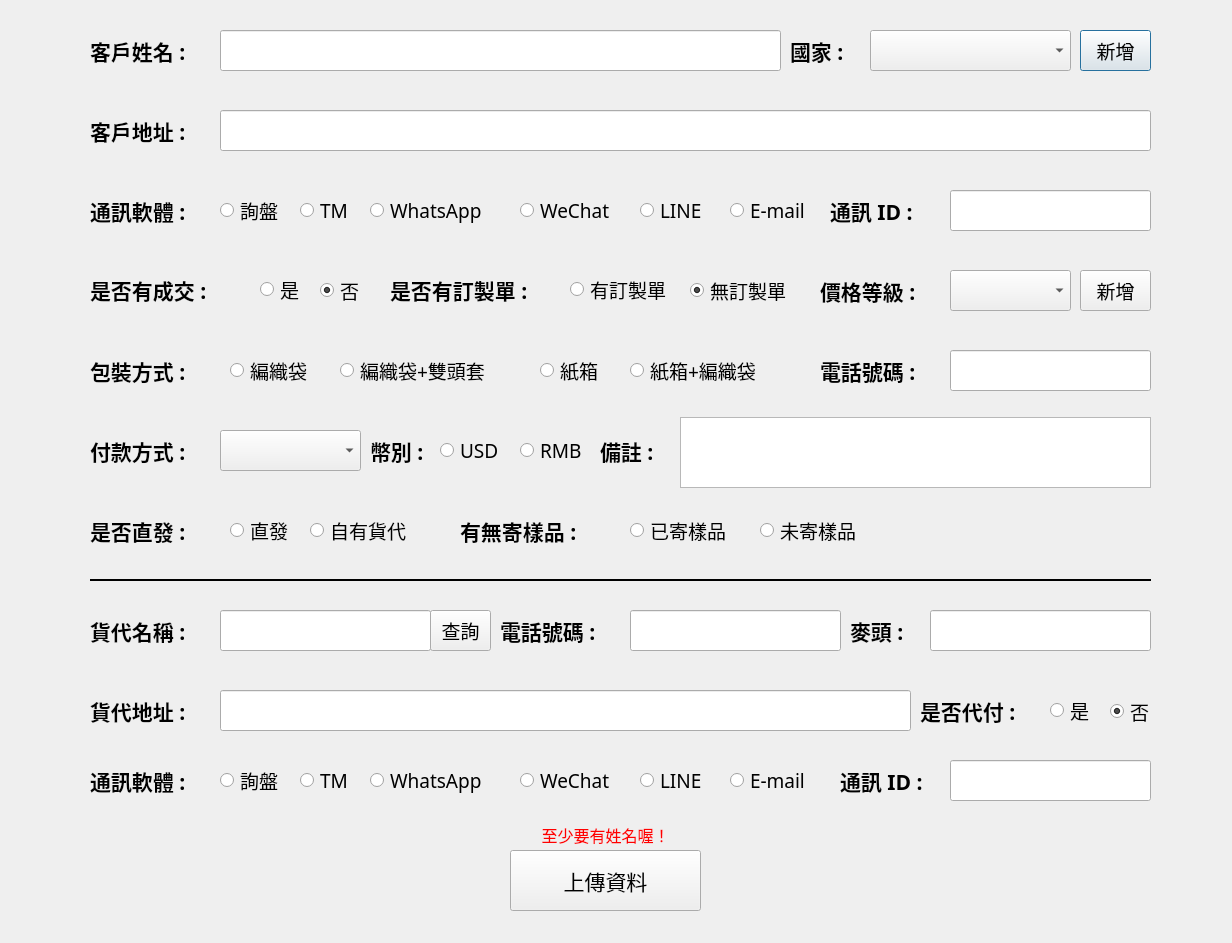
<?xml version="1.0" encoding="UTF-8"?>
<ui version="4.0">
 <class>insert_actitvity</class>
 <widget class="QDialog" name="insert_actitvity">
  <property name="geometry">
   <rect>
    <x>0</x>
    <y>0</y>
    <width>1232</width>
    <height>943</height>
   </rect>
  </property>
  <property name="font">
   <font>
    <family>微軟正黑體</family>
    <pointsize>14</pointsize>
   </font>
  </property>
  <property name="windowTitle">
   <string>客戶資料</string>
  </property>
  <widget class="QLabel" name="label_country">
   <property name="geometry">
    <rect>
     <x>790</x>
     <y>30</y>
     <width>71</width>
     <height>41</height>
    </rect>
   </property>
   <property name="font">
    <font>
     <family>微軟正黑體</family>
     <pointsize>16</pointsize>
     <weight>75</weight>
     <bold>true</bold>
    </font>
   </property>
   <property name="text">
    <string>國家 :</string>
   </property>
  </widget>
  <widget class="QLabel" name="label_ff_market">
   <property name="geometry">
    <rect>
     <x>850</x>
     <y>610</y>
     <width>71</width>
     <height>41</height>
    </rect>
   </property>
   <property name="font">
    <font>
     <family>微軟正黑體</family>
     <pointsize>16</pointsize>
     <weight>75</weight>
     <bold>true</bold>
    </font>
   </property>
   <property name="text">
    <string>麥頭 :</string>
   </property>
  </widget>
  <widget class="QLabel" name="label_custom">
   <property name="geometry">
    <rect>
     <x>390</x>
     <y>269</y>
     <width>181</width>
     <height>41</height>
    </rect>
   </property>
   <property name="font">
    <font>
     <family>微軟正黑體</family>
     <pointsize>16</pointsize>
     <weight>75</weight>
     <bold>true</bold>
    </font>
   </property>
   <property name="text">
    <string>是否有訂製單 :</string>
   </property>
  </widget>
  <widget class="QRadioButton" name="radioButton_first_no">
   <property name="geometry">
    <rect>
     <x>320</x>
     <y>270</y>
     <width>51</width>
     <height>41</height>
    </rect>
   </property>
   <property name="text">
    <string>否</string>
   </property>
   <property name="checked">
    <bool>true</bool>
   </property>
   <attribute name="buttonGroup">
    <string notr="true">buttonGroup_first</string>
   </attribute>
  </widget>
  <widget class="QLabel" name="label_ff_phone">
   <property name="geometry">
    <rect>
     <x>500</x>
     <y>610</y>
     <width>121</width>
     <height>41</height>
    </rect>
   </property>
   <property name="font">
    <font>
     <family>微軟正黑體</family>
     <pointsize>16</pointsize>
     <weight>75</weight>
     <bold>true</bold>
    </font>
   </property>
   <property name="text">
    <string>電話號碼 :</string>
   </property>
  </widget>
  <widget class="Line" name="line">
   <property name="geometry">
    <rect>
     <x>90</x>
     <y>570</y>
     <width>1061</width>
     <height>20</height>
    </rect>
   </property>
   <property name="frameShadow">
    <enum>QFrame::Plain</enum>
   </property>
   <property name="lineWidth">
    <number>2</number>
   </property>
   <property name="orientation">
    <enum>Qt::Horizontal</enum>
   </property>
  </widget>
  <widget class="QRadioButton" name="radiobutton_W">
   <property name="geometry">
    <rect>
     <x>230</x>
     <y>350</y>
     <width>98</width>
     <height>41</height>
    </rect>
   </property>
   <property name="text">
    <string>編織袋</string>
   </property>
   <attribute name="buttonGroup">
    <string notr="true">buttonGroup_package</string>
   </attribute>
  </widget>
  <widget class="QLabel" name="label_pay">
   <property name="geometry">
    <rect>
     <x>90</x>
     <y>430</y>
     <width>121</width>
     <height>41</height>
    </rect>
   </property>
   <property name="font">
    <font>
     <family>微軟正黑體</family>
     <pointsize>16</pointsize>
     <weight>75</weight>
     <bold>true</bold>
    </font>
   </property>
   <property name="text">
    <string>付款方式 :</string>
   </property>
  </widget>
  <widget class="QLabel" name="label_software_id">
   <property name="geometry">
    <rect>
     <x>830</x>
     <y>190</y>
     <width>111</width>
     <height>41</height>
    </rect>
   </property>
   <property name="font">
    <font>
     <family>微軟正黑體</family>
     <pointsize>16</pointsize>
     <weight>75</weight>
     <bold>true</bold>
    </font>
   </property>
   <property name="text">
    <string>通訊 ID :</string>
   </property>
  </widget>
  <widget class="QLabel" name="label_name_ff">
   <property name="geometry">
    <rect>
     <x>90</x>
     <y>610</y>
     <width>121</width>
     <height>41</height>
    </rect>
   </property>
   <property name="font">
    <font>
     <family>微軟正黑體</family>
     <pointsize>16</pointsize>
     <weight>75</weight>
     <bold>true</bold>
    </font>
   </property>
   <property name="text">
    <string>貨代名稱 :</string>
   </property>
  </widget>
  <widget class="QRadioButton" name="radiobutton_RMB">
   <property name="geometry">
    <rect>
     <x>520</x>
     <y>430</y>
     <width>81</width>
     <height>41</height>
    </rect>
   </property>
   <property name="text">
    <string>RMB</string>
   </property>
   <attribute name="buttonGroup">
    <string notr="true">buttonGroup_currency</string>
   </attribute>
  </widget>
  <widget class="QRadioButton" name="radiobutton_W2">
   <property name="geometry">
    <rect>
     <x>340</x>
     <y>350</y>
     <width>181</width>
     <height>41</height>
    </rect>
   </property>
   <property name="text">
    <string>編織袋+雙頭套</string>
   </property>
   <attribute name="buttonGroup">
    <string notr="true">buttonGroup_package</string>
   </attribute>
  </widget>
  <widget class="QRadioButton" name="radiobutton_AL">
   <property name="geometry">
    <rect>
     <x>220</x>
     <y>190</y>
     <width>98</width>
     <height>41</height>
    </rect>
   </property>
   <property name="text">
    <string>詢盤</string>
   </property>
   <property name="checked">
    <bool>false</bool>
   </property>
   <attribute name="buttonGroup">
    <string notr="true">buttonGroup_software</string>
   </attribute>
  </widget>
  <widget class="QLabel" name="label_package">
   <property name="geometry">
    <rect>
     <x>90</x>
     <y>350</y>
     <width>121</width>
     <height>41</height>
    </rect>
   </property>
   <property name="font">
    <font>
     <family>微軟正黑體</family>
     <pointsize>16</pointsize>
     <weight>75</weight>
     <bold>true</bold>
    </font>
   </property>
   <property name="text">
    <string>包裝方式 :</string>
   </property>
  </widget>
  <widget class="QRadioButton" name="radiobutton_USD">
   <property name="geometry">
    <rect>
     <x>440</x>
     <y>430</y>
     <width>81</width>
     <height>41</height>
    </rect>
   </property>
   <property name="text">
    <string>USD</string>
   </property>
   <attribute name="buttonGroup">
    <string notr="true">buttonGroup_currency</string>
   </attribute>
  </widget>
  <widget class="QComboBox" name="input_level">
   <property name="geometry">
    <rect>
     <x>950</x>
     <y>270</y>
     <width>121</width>
     <height>41</height>
    </rect>
   </property>
  </widget>
  <widget class="QLabel" name="label_currency">
   <property name="geometry">
    <rect>
     <x>370</x>
     <y>430</y>
     <width>71</width>
     <height>41</height>
    </rect>
   </property>
   <property name="font">
    <font>
     <family>微軟正黑體</family>
     <pointsize>16</pointsize>
     <weight>75</weight>
     <bold>true</bold>
    </font>
   </property>
   <property name="text">
    <string>幣別 :</string>
   </property>
  </widget>
  <widget class="QPushButton" name="button_add_country">
   <property name="geometry">
    <rect>
     <x>1080</x>
     <y>30</y>
     <width>71</width>
     <height>41</height>
    </rect>
   </property>
   <property name="font">
    <font>
     <family>微軟正黑體</family>
     <pointsize>14</pointsize>
     <weight>50</weight>
     <bold>false</bold>
    </font>
   </property>
   <property name="text">
    <string>新增</string>
   </property>
  </widget>
  <widget class="QRadioButton" name="radiobutton_custom_no">
   <property name="geometry">
    <rect>
     <x>690</x>
     <y>270</y>
     <width>121</width>
     <height>41</height>
    </rect>
   </property>
   <property name="text">
    <string>無訂製單</string>
   </property>
   <property name="checked">
    <bool>true</bool>
   </property>
   <attribute name="buttonGroup">
    <string notr="true">buttonGroup_custom</string>
   </attribute>
  </widget>
  <widget class="QRadioButton" name="radiobutton_TM">
   <property name="geometry">
    <rect>
     <x>300</x>
     <y>190</y>
     <width>61</width>
     <height>41</height>
    </rect>
   </property>
   <property name="text">
    <string>TM</string>
   </property>
   <attribute name="buttonGroup">
    <string notr="true">buttonGroup_software</string>
   </attribute>
  </widget>
  <widget class="QLabel" name="label_phone">
   <property name="geometry">
    <rect>
     <x>820</x>
     <y>350</y>
     <width>121</width>
     <height>41</height>
    </rect>
   </property>
   <property name="font">
    <font>
     <family>微軟正黑體</family>
     <pointsize>16</pointsize>
     <weight>75</weight>
     <bold>true</bold>
    </font>
   </property>
   <property name="text">
    <string>電話號碼 :</string>
   </property>
  </widget>
  <widget class="QLabel" name="label_level">
   <property name="geometry">
    <rect>
     <x>820</x>
     <y>270</y>
     <width>131</width>
     <height>41</height>
    </rect>
   </property>
   <property name="font">
    <font>
     <family>微軟正黑體</family>
     <pointsize>16</pointsize>
     <weight>75</weight>
     <bold>true</bold>
    </font>
   </property>
   <property name="text">
    <string>價格等級 :</string>
   </property>
  </widget>
  <widget class="QLabel" name="label_ff_address">
   <property name="geometry">
    <rect>
     <x>90</x>
     <y>690</y>
     <width>121</width>
     <height>41</height>
    </rect>
   </property>
   <property name="font">
    <font>
     <family>微軟正黑體</family>
     <pointsize>16</pointsize>
     <weight>75</weight>
     <bold>true</bold>
    </font>
   </property>
   <property name="text">
    <string>貨代地址 :</string>
   </property>
  </widget>
  <widget class="QLabel" name="label_software">
   <property name="geometry">
    <rect>
     <x>90</x>
     <y>190</y>
     <width>131</width>
     <height>41</height>
    </rect>
   </property>
   <property name="font">
    <font>
     <family>微軟正黑體</family>
     <pointsize>16</pointsize>
     <weight>75</weight>
     <bold>true</bold>
    </font>
   </property>
   <property name="text">
    <string>通訊軟體 :</string>
   </property>
  </widget>
  <widget class="QLabel" name="label_address">
   <property name="geometry">
    <rect>
     <x>90</x>
     <y>110</y>
     <width>121</width>
     <height>41</height>
    </rect>
   </property>
   <property name="font">
    <font>
     <family>微軟正黑體</family>
     <pointsize>16</pointsize>
     <weight>75</weight>
     <bold>true</bold>
    </font>
   </property>
   <property name="text">
    <string>客戶地址 :</string>
   </property>
  </widget>
  <widget class="QRadioButton" name="radiobutton_custom_yes">
   <property name="geometry">
    <rect>
     <x>570</x>
     <y>269</y>
     <width>131</width>
     <height>41</height>
    </rect>
   </property>
   <property name="text">
    <string>有訂製單</string>
   </property>
   <property name="checked">
    <bool>false</bool>
   </property>
   <attribute name="buttonGroup">
    <string notr="true">buttonGroup_custom</string>
   </attribute>
  </widget>
  <widget class="QRadioButton" name="radiobutton_LN">
   <property name="geometry">
    <rect>
     <x>640</x>
     <y>190</y>
     <width>81</width>
     <height>41</height>
    </rect>
   </property>
   <property name="text">
    <string>LINE</string>
   </property>
   <attribute name="buttonGroup">
    <string notr="true">buttonGroup_software</string>
   </attribute>
  </widget>
  <widget class="QRadioButton" name="radiobutton_WC">
   <property name="geometry">
    <rect>
     <x>520</x>
     <y>190</y>
     <width>111</width>
     <height>41</height>
    </rect>
   </property>
   <property name="text">
    <string>WeChat</string>
   </property>
   <attribute name="buttonGroup">
    <string notr="true">buttonGroup_software</string>
   </attribute>
  </widget>
  <widget class="QComboBox" name="input_pay">
   <property name="geometry">
    <rect>
     <x>220</x>
     <y>430</y>
     <width>141</width>
     <height>41</height>
    </rect>
   </property>
  </widget>
  <widget class="QRadioButton" name="radiobutton_EM">
   <property name="geometry">
    <rect>
     <x>730</x>
     <y>190</y>
     <width>98</width>
     <height>41</height>
    </rect>
   </property>
   <property name="text">
    <string>E-mail</string>
   </property>
   <attribute name="buttonGroup">
    <string notr="true">buttonGroup_software</string>
   </attribute>
  </widget>
  <widget class="QLabel" name="label_name">
   <property name="geometry">
    <rect>
     <x>90</x>
     <y>30</y>
     <width>131</width>
     <height>41</height>
    </rect>
   </property>
   <property name="font">
    <font>
     <family>微軟正黑體</family>
     <pointsize>16</pointsize>
     <weight>75</weight>
     <bold>true</bold>
    </font>
   </property>
   <property name="text">
    <string>客戶姓名 :</string>
   </property>
  </widget>
  <widget class="QRadioButton" name="radiobutton_first_yes">
   <property name="geometry">
    <rect>
     <x>260</x>
     <y>269</y>
     <width>51</width>
     <height>41</height>
    </rect>
   </property>
   <property name="text">
    <string>是</string>
   </property>
   <attribute name="buttonGroup">
    <string notr="true">buttonGroup_first</string>
   </attribute>
  </widget>
  <widget class="QLabel" name="label_first">
   <property name="geometry">
    <rect>
     <x>90</x>
     <y>269</y>
     <width>161</width>
     <height>41</height>
    </rect>
   </property>
   <property name="font">
    <font>
     <family>微軟正黑體</family>
     <pointsize>16</pointsize>
     <weight>75</weight>
     <bold>true</bold>
    </font>
   </property>
   <property name="text">
    <string>是否有成交 :</string>
   </property>
  </widget>
  <widget class="QRadioButton" name="radiobutton_B">
   <property name="geometry">
    <rect>
     <x>540</x>
     <y>350</y>
     <width>98</width>
     <height>41</height>
    </rect>
   </property>
   <property name="text">
    <string>紙箱</string>
   </property>
   <attribute name="buttonGroup">
    <string notr="true">buttonGroup_package</string>
   </attribute>
  </widget>
  <widget class="QRadioButton" name="radiobutton_WA">
   <property name="geometry">
    <rect>
     <x>370</x>
     <y>190</y>
     <width>141</width>
     <height>41</height>
    </rect>
   </property>
   <property name="text">
    <string>WhatsApp</string>
   </property>
   <property name="checked">
    <bool>false</bool>
   </property>
   <attribute name="buttonGroup">
    <string notr="true">buttonGroup_software</string>
   </attribute>
  </widget>
  <widget class="QComboBox" name="input_country">
   <property name="geometry">
    <rect>
     <x>870</x>
     <y>30</y>
     <width>201</width>
     <height>41</height>
    </rect>
   </property>
   <property name="contextMenuPolicy">
    <enum>Qt::NoContextMenu</enum>
   </property>
  </widget>
  <widget class="QPushButton" name="button_insert">
   <property name="geometry">
    <rect>
     <x>510</x>
     <y>850</y>
     <width>191</width>
     <height>61</height>
    </rect>
   </property>
   <property name="font">
    <font>
     <family>微軟正黑體</family>
     <pointsize>16</pointsize>
    </font>
   </property>
   <property name="text">
    <string>上傳資料</string>
   </property>
  </widget>
  <widget class="QLabel" name="label_error">
   <property name="geometry">
    <rect>
     <x>530</x>
     <y>820</y>
     <width>151</width>
     <height>31</height>
    </rect>
   </property>
   <property name="cursor">
    <cursorShape>ArrowCursor</cursorShape>
   </property>
   <property name="text">
    <string>&lt;html&gt;&lt;head/&gt;&lt;body&gt;&lt;p align=&quot;center&quot;&gt;&lt;span style=&quot; font-size:12pt; color:#ff0000;&quot;&gt;至少要有姓名喔！&lt;/span&gt;&lt;/p&gt;&lt;/body&gt;&lt;/html&gt;</string>
   </property>
   <property name="textFormat">
    <enum>Qt::RichText</enum>
   </property>
  </widget>
  <widget class="QPushButton" name="button_add_price">
   <property name="geometry">
    <rect>
     <x>1080</x>
     <y>270</y>
     <width>71</width>
     <height>41</height>
    </rect>
   </property>
   <property name="font">
    <font>
     <family>微軟正黑體</family>
     <pointsize>14</pointsize>
     <weight>50</weight>
     <bold>false</bold>
    </font>
   </property>
   <property name="text">
    <string>新增</string>
   </property>
  </widget>
  <widget class="QLineEdit" name="input_name">
   <property name="geometry">
    <rect>
     <x>220</x>
     <y>30</y>
     <width>561</width>
     <height>41</height>
    </rect>
   </property>
  </widget>
  <widget class="QLineEdit" name="input_phone">
   <property name="geometry">
    <rect>
     <x>950</x>
     <y>350</y>
     <width>201</width>
     <height>41</height>
    </rect>
   </property>
  </widget>
  <widget class="QLineEdit" name="input_address">
   <property name="geometry">
    <rect>
     <x>220</x>
     <y>110</y>
     <width>931</width>
     <height>41</height>
    </rect>
   </property>
  </widget>
  <widget class="QLineEdit" name="input_software_id">
   <property name="geometry">
    <rect>
     <x>950</x>
     <y>190</y>
     <width>201</width>
     <height>41</height>
    </rect>
   </property>
  </widget>
  <widget class="QLineEdit" name="input_ff_phone">
   <property name="geometry">
    <rect>
     <x>630</x>
     <y>610</y>
     <width>211</width>
     <height>41</height>
    </rect>
   </property>
   <property name="text">
    <string/>
   </property>
  </widget>
  <widget class="QLineEdit" name="input_ff_name">
   <property name="geometry">
    <rect>
     <x>220</x>
     <y>610</y>
     <width>211</width>
     <height>41</height>
    </rect>
   </property>
  </widget>
  <widget class="QLineEdit" name="input_market">
   <property name="geometry">
    <rect>
     <x>930</x>
     <y>610</y>
     <width>221</width>
     <height>41</height>
    </rect>
   </property>
  </widget>
  <widget class="QLineEdit" name="input_ff_address">
   <property name="geometry">
    <rect>
     <x>220</x>
     <y>690</y>
     <width>691</width>
     <height>41</height>
    </rect>
   </property>
  </widget>
  <widget class="QRadioButton" name="radiobutton_WB">
   <property name="geometry">
    <rect>
     <x>630</x>
     <y>350</y>
     <width>171</width>
     <height>41</height>
    </rect>
   </property>
   <property name="text">
    <string>紙箱+編織袋</string>
   </property>
   <attribute name="buttonGroup">
    <string notr="true">buttonGroup_package</string>
   </attribute>
  </widget>
  <widget class="QLabel" name="label_pay_2">
   <property name="geometry">
    <rect>
     <x>600</x>
     <y>430</y>
     <width>71</width>
     <height>41</height>
    </rect>
   </property>
   <property name="font">
    <font>
     <family>微軟正黑體</family>
     <pointsize>16</pointsize>
     <weight>75</weight>
     <bold>true</bold>
    </font>
   </property>
   <property name="text">
    <string>備註 :</string>
   </property>
  </widget>
  <widget class="QTextEdit" name="textEdit">
   <property name="geometry">
    <rect>
     <x>680</x>
     <y>417</y>
     <width>471</width>
     <height>71</height>
    </rect>
   </property>
   <property name="acceptRichText">
    <bool>false</bool>
   </property>
  </widget>
  <widget class="QPushButton" name="button_ff_find">
   <property name="geometry">
    <rect>
     <x>430</x>
     <y>610</y>
     <width>61</width>
     <height>41</height>
    </rect>
   </property>
   <property name="text">
    <string>查詢</string>
   </property>
  </widget>
  <widget class="QRadioButton" name="radiobutton_help_yes">
   <property name="geometry">
    <rect>
     <x>1050</x>
     <y>690</y>
     <width>51</width>
     <height>41</height>
    </rect>
   </property>
   <property name="text">
    <string>是</string>
   </property>
  </widget>
  <widget class="QRadioButton" name="radioButton_help_no">
   <property name="geometry">
    <rect>
     <x>1110</x>
     <y>691</y>
     <width>51</width>
     <height>41</height>
    </rect>
   </property>
   <property name="text">
    <string>否</string>
   </property>
   <property name="checked">
    <bool>true</bool>
   </property>
  </widget>
  <widget class="QLabel" name="label_first_2">
   <property name="geometry">
    <rect>
     <x>920</x>
     <y>690</y>
     <width>121</width>
     <height>41</height>
    </rect>
   </property>
   <property name="font">
    <font>
     <family>微軟正黑體</family>
     <pointsize>16</pointsize>
     <weight>75</weight>
     <bold>true</bold>
    </font>
   </property>
   <property name="text">
    <string>是否代付 :</string>
   </property>
  </widget>
  <widget class="QLabel" name="label_pay_3">
   <property name="geometry">
    <rect>
     <x>90</x>
     <y>510</y>
     <width>121</width>
     <height>41</height>
    </rect>
   </property>
   <property name="font">
    <font>
     <family>微軟正黑體</family>
     <pointsize>16</pointsize>
     <weight>75</weight>
     <bold>true</bold>
    </font>
   </property>
   <property name="text">
    <string>是否直發 :</string>
   </property>
  </widget>
  <widget class="QLabel" name="label_pay_4">
   <property name="geometry">
    <rect>
     <x>460</x>
     <y>510</y>
     <width>161</width>
     <height>41</height>
    </rect>
   </property>
   <property name="font">
    <font>
     <family>微軟正黑體</family>
     <pointsize>16</pointsize>
     <weight>75</weight>
     <bold>true</bold>
    </font>
   </property>
   <property name="text">
    <string>有無寄樣品 :</string>
   </property>
  </widget>
  <widget class="QRadioButton" name="radiobutton_direct_no">
   <property name="geometry">
    <rect>
     <x>310</x>
     <y>510</y>
     <width>131</width>
     <height>41</height>
    </rect>
   </property>
   <property name="text">
    <string>自有貨代</string>
   </property>
   <attribute name="buttonGroup">
    <string notr="true">buttonGroup</string>
   </attribute>
  </widget>
  <widget class="QRadioButton" name="radiobutton_direct_yes">
   <property name="geometry">
    <rect>
     <x>230</x>
     <y>510</y>
     <width>81</width>
     <height>41</height>
    </rect>
   </property>
   <property name="text">
    <string>直發</string>
   </property>
   <attribute name="buttonGroup">
    <string notr="true">buttonGroup</string>
   </attribute>
  </widget>
  <widget class="QRadioButton" name="radiobutton_sample_yes">
   <property name="geometry">
    <rect>
     <x>630</x>
     <y>510</y>
     <width>131</width>
     <height>41</height>
    </rect>
   </property>
   <property name="text">
    <string>已寄樣品</string>
   </property>
   <attribute name="buttonGroup">
    <string notr="true">buttonGroup_2</string>
   </attribute>
  </widget>
  <widget class="QRadioButton" name="radiobutton_sample_no">
   <property name="geometry">
    <rect>
     <x>760</x>
     <y>510</y>
     <width>131</width>
     <height>41</height>
    </rect>
   </property>
   <property name="text">
    <string>未寄樣品</string>
   </property>
   <attribute name="buttonGroup">
    <string notr="true">buttonGroup_2</string>
   </attribute>
  </widget>
  <widget class="QLineEdit" name="input_software_id_ff">
   <property name="geometry">
    <rect>
     <x>950</x>
     <y>760</y>
     <width>201</width>
     <height>41</height>
    </rect>
   </property>
  </widget>
  <widget class="QLabel" name="label_software_id_2">
   <property name="geometry">
    <rect>
     <x>840</x>
     <y>760</y>
     <width>111</width>
     <height>41</height>
    </rect>
   </property>
   <property name="font">
    <font>
     <family>微軟正黑體</family>
     <pointsize>16</pointsize>
     <weight>75</weight>
     <bold>true</bold>
    </font>
   </property>
   <property name="text">
    <string>通訊 ID :</string>
   </property>
  </widget>
  <widget class="QLabel" name="label_software_2">
   <property name="geometry">
    <rect>
     <x>90</x>
     <y>760</y>
     <width>131</width>
     <height>41</height>
    </rect>
   </property>
   <property name="font">
    <font>
     <family>微軟正黑體</family>
     <pointsize>16</pointsize>
     <weight>75</weight>
     <bold>true</bold>
    </font>
   </property>
   <property name="text">
    <string>通訊軟體 :</string>
   </property>
  </widget>
  <widget class="QRadioButton" name="radiobutton_EM_2">
   <property name="geometry">
    <rect>
     <x>730</x>
     <y>760</y>
     <width>98</width>
     <height>41</height>
    </rect>
   </property>
   <property name="text">
    <string>E-mail</string>
   </property>
   <attribute name="buttonGroup">
    <string notr="true">buttonGroup_3</string>
   </attribute>
  </widget>
  <widget class="QRadioButton" name="radiobutton_LN_2">
   <property name="geometry">
    <rect>
     <x>640</x>
     <y>760</y>
     <width>81</width>
     <height>41</height>
    </rect>
   </property>
   <property name="text">
    <string>LINE</string>
   </property>
   <attribute name="buttonGroup">
    <string notr="true">buttonGroup_3</string>
   </attribute>
  </widget>
  <widget class="QRadioButton" name="radiobutton_TM_2">
   <property name="geometry">
    <rect>
     <x>300</x>
     <y>760</y>
     <width>61</width>
     <height>41</height>
    </rect>
   </property>
   <property name="text">
    <string>TM</string>
   </property>
   <attribute name="buttonGroup">
    <string notr="true">buttonGroup_3</string>
   </attribute>
  </widget>
  <widget class="QRadioButton" name="radiobutton_AL_2">
   <property name="geometry">
    <rect>
     <x>220</x>
     <y>760</y>
     <width>98</width>
     <height>41</height>
    </rect>
   </property>
   <property name="text">
    <string>詢盤</string>
   </property>
   <property name="checked">
    <bool>false</bool>
   </property>
   <attribute name="buttonGroup">
    <string notr="true">buttonGroup_3</string>
   </attribute>
  </widget>
  <widget class="QRadioButton" name="radiobutton_WC_2">
   <property name="geometry">
    <rect>
     <x>520</x>
     <y>760</y>
     <width>111</width>
     <height>41</height>
    </rect>
   </property>
   <property name="text">
    <string>WeChat</string>
   </property>
   <attribute name="buttonGroup">
    <string notr="true">buttonGroup_3</string>
   </attribute>
  </widget>
  <widget class="QRadioButton" name="radiobutton_WA_2">
   <property name="geometry">
    <rect>
     <x>370</x>
     <y>760</y>
     <width>141</width>
     <height>41</height>
    </rect>
   </property>
   <property name="text">
    <string>WhatsApp</string>
   </property>
   <property name="checked">
    <bool>false</bool>
   </property>
   <attribute name="buttonGroup">
    <string notr="true">buttonGroup_3</string>
   </attribute>
  </widget>
 </widget>
 <resources/>
 <connections/>
 <buttongroups>
  <buttongroup name="buttonGroup_custom"/>
  <buttongroup name="buttonGroup_first"/>
  <buttongroup name="buttonGroup_package"/>
  <buttongroup name="buttonGroup_software"/>
  <buttongroup name="buttonGroup_2"/>
  <buttongroup name="buttonGroup"/>
  <buttongroup name="buttonGroup_currency"/>
  <buttongroup name="buttonGroup_3"/>
 </buttongroups>
</ui>
